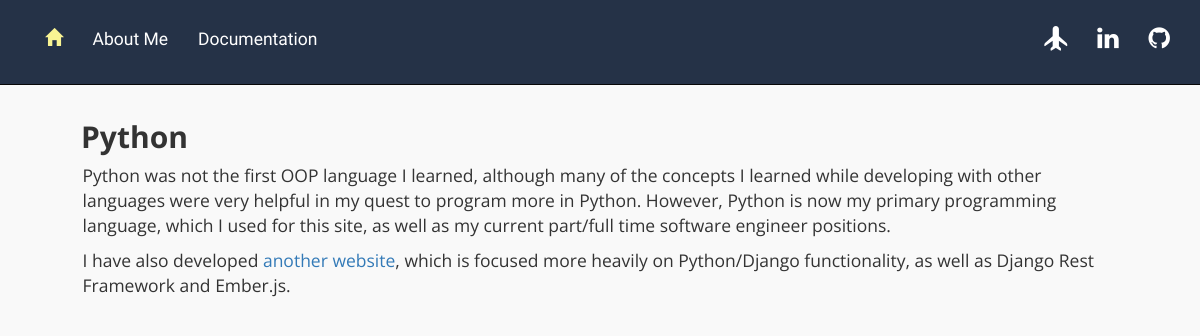
The page /mainapp/details/python/ on the database as committed earlier.
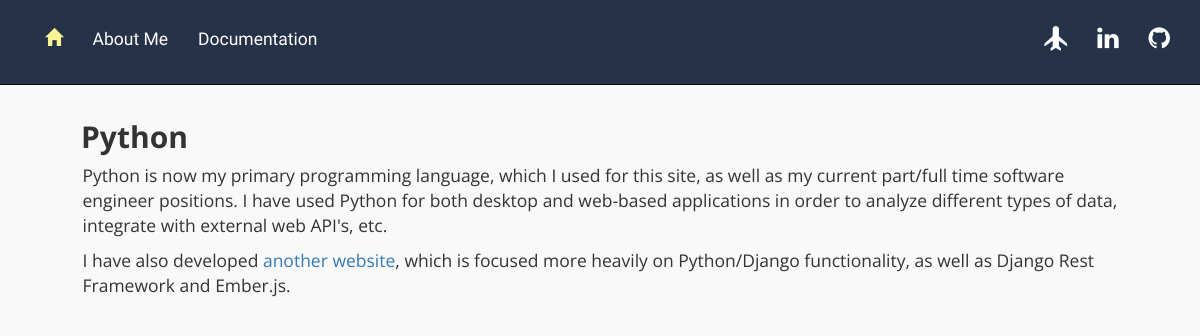
The same page on the database as committed later.
### mainapp/models.py (models this page shows, shortened)
class Skill(models.Model):
    name=models.CharField(max_length=128)
    pro=models.BooleanField(default=True)
    slug=models.SlugField(allow_unicode=True, unique=True)
    description=models.TextField(default='')

### mainapp/views.py (the view)
# urls.py: url(r'^details/(?P<slug>[-\w]+)/$',views.SkillDetail.as_view(),name='details'),
class SkillDetail(generic.DetailView):
    model=models.Skill
    template_name='mainapp/skill_detail.html'
    context_object_name='skill_detail'

### mainapp/templates/mainapp/skill_detail.html (shortened to what this page needs)
{% extends 'base.html' %}
{% block content %}
  <h2 class="descheader">{{skill_detail.name}}</h2>
  <div class="descbody">
    <p>{{skill_detail.description}}</p>
    {% if skill_detail.name == 'Python' or skill_detail.name == 'Django' %}
      <p>
        I have also developed <a href="http://bfolks2.pythonanywhere.com/">another website</a>, which is focused more
        heavily on Python/Django functionality, as well as Django Rest Framework and Ember.js.
      </p>
    {% endif %}
  </div>
{% endblock %}

Rows that differ between the two databases and show on the page:
changed Skill "Python": description "Python was not the first OOP language I learned, although many of the concepts I learned while developing with other languages were very helpful in my quest to program more in Python. However, Python is now my primary programming language, which I used for this site, as well as my current part/full time software engineer positions." → "Python is now my primary programming language, which I used for this site, as well as my current part/full time software engineer positions. I have used Python for both desktop and web-based applications in order to analyze different types of data, integrate with external web API's, etc."
